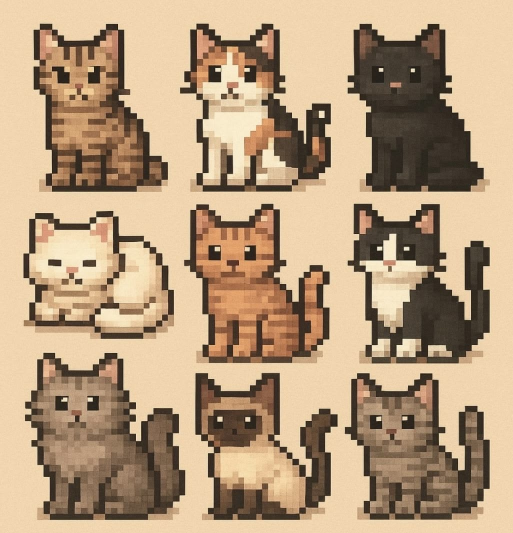
#> input picture pixel-pet/assets/reference/cats-sitting.jpg, 1025 x 1066 px, found by its file name (shown at 1/2 size); its folder holds 6 pictures in this run
$ python cut.py
#> lines starting #> are read from the running program, lines starting #| are printed output that depends on the picture; after the words box and inside, x2 and y2 are one past the last pixel; in counts of white or black regions, pixels touching at a corner belong together
### pixel-pet/tools/cutlib.py
"""Вырезание котов из референсов: прозрачный фон, без перерисовки."""
import numpy as np
from collections import deque
from PIL import Image

REF = '/home/user/The-first-/pixel-pet/assets/reference/'

def load(name):
    return np.array(Image.open(REF + name).convert('RGB')).astype(np.int16)

def is_beige(a):            # бежевый фон (и тень на нём) — светлый, тёплый
    r, g, b = a[..., 0], a[..., 1], a[..., 2]
    return (r > 185) & (g > 160) & (b > 115) & ((r - b) > 38) & ((r - b) < 110)

def is_dark_bg(a):          # шахматка: почти чёрный нейтральный
    mx = a.max(axis=-1); mn = a.min(axis=-1)
    return (mx < 40) & ((mx - mn) < 9)

def flood_bg(img, bgfun):
    """фон = пиксели bgfun, достижимые от границ кадра"""
    m = bgfun(img); H, W = m.shape; bg = np.zeros((H, W), bool); q = deque()
    for x in range(W):
        for y in (0, H - 1):
            if m[y, x] and not bg[y, x]: bg[y, x] = True; q.append((y, x))
    for y in range(H):
        for x in (0, W - 1):
            if m[y, x] and not bg[y, x]: bg[y, x] = True; q.append((y, x))
    while q:
        y, x = q.popleft()
        for dy, dx in ((1, 0), (-1, 0), (0, 1), (0, -1)):
            yy, xx = y + dy, x + dx
            if 0 <= yy < H and 0 <= xx < W and m[yy, xx] and not bg[yy, xx]:
                bg[yy, xx] = True; q.append((yy, xx))
    return bg

def components(mask, min_area=200):
    H, W = mask.shape; seen = np.zeros_like(mask); out = []
    for y in range(H):
        for x in range(W):
            if mask[y, x] and not seen[y, x]:
                q = deque([(y, x)]); seen[y, x] = True; pts = []
                while q:
                    cy, cx = q.popleft(); pts.append((cy, cx))
                    for dy in (-1, 0, 1):
                        for dx in (-1, 0, 1):
                            yy, xx = cy + dy, cx + dx
                            if 0 <= yy < H and 0 <= xx < W and mask[yy, xx] and not seen[yy, xx]:
                                seen[yy, xx] = True; q.append((yy, xx))
                if len(pts) >= min_area:
                    ys = [p[0] for p in pts]; xs = [p[1] for p in pts]
                    out.append((min(xs), min(ys), max(xs), max(ys), len(pts)))
    return out

### pixel-pet/tools/cut.py
"""Нарезка котов из assets/reference/ в assets/sprites/cats/<окрас>/<поза>.png
Фон прозрачный, тень на полу убрана, кадры одного размера. Ничего не перерисовывается:
каждый пиксель берётся из референса (с уменьшением до размера «пиксель-арт»)."""
import sys, json, os
sys.path.insert(0, os.path.dirname(__file__))
import numpy as np
from PIL import Image
from cutlib import *

OUT = '/home/user/The-first-/pixel-pet/assets/sprites/cats/'
SIT, SLP, HNG, CRY = 'cats-sitting.jpg', 'cats-sleeping.jpg', 'cats-hungry-sick-angry.jpg', 'cats-crying.jpg'
# source-px на 1 px спрайта: у каждого листа свой масштаб, чтобы коты были одного размера
K = {SIT: 6.0, SLP: 3.45, HNG: 3.45, CRY: 3.05}
FN = {SIT: is_beige, CRY: is_beige, SLP: is_dark_bg, HNG: is_dark_bg}
# окрас -> поза -> (лист, область x0,y0,x1,y1). Области не пересекаются с соседними котами и подписями.
FRAMES = {
 'orange': {'sit':    (SIT, (366, 405, 662, 728)),
            'sleep':  (SLP, (8, 268, 190, 460)),
            'hungry': (HNG, (0, 282, 182, 462)),
            'angry':  (HNG, (362, 282, 505, 464))},
 'calico': {'sit':    (SIT, (358, 45, 664, 386)),
            'sleep':  (SLP, (8, 20, 190, 212)),
            'hungry': (HNG, (0, 34, 182, 214)),
            'angry':  (HNG, (355, 30, 500, 214))},
 'gray':   {'sit':    (SIT, (686, 742, 982, 1042)),
            'sleep':  (CRY, (284, 340, 408, 506)),
            'sad':    (CRY, (154, 348, 284, 506)),
            'sad2':   (CRY, (15, 310, 170, 508), (90, 430))},
 'tuxedo': {'sit':    (SIT, (690, 403, 984, 730)),
            'sleep':  (CRY, (282, 86, 410, 252)),
            'sad':    (CRY, (154, 95, 284, 252)),
            'sad2':   (CRY, (15, 60, 170, 252), (90, 150))},
}
MIN_AREA = {('gray', 'sad'): 900, ('tuxedo', 'sad'): 900, ('tuxedo', 'sleep'): 400, ('gray', 'sit'): 600}      # убрать обрывок хвоста соседнего кота
_cache = {}
def source(name):
    if name not in _cache:
        img = load(name); _cache[name] = (img, flood_bg(img, FN[name]))
    return _cache[name]

def cut_shadow(img, fg, x0, y0, x1, y1):
    """убираем пятно тени под лапами: всё ниже нижней тёмной линии контура"""
    sub = img[y0:y1, x0:x1]; m = fg[y0:y1, x0:x1].copy(); H, W = m.shape
    mx = sub.max(axis=-1)
    ink = (mx < 100) & (mx >= 38) & ((sub[..., 0] - sub[..., 2]) >= 12) & m   # тёмно-коричневый контур (без чёрной каймы тени)
    low = np.full(W, -1)
    for x in range(W):
        ys = np.where(ink[:, x])[0]
        if len(ys): low[x] = ys.max()
    have = low[low >= 0]
    if len(have) == 0: return m
    yb = int(np.percentile(have, 85))                    # линия пола под лапами
    for x in range(W):
        cut = low[x] + 2 if low[x] >= 0 and low[x] >= yb - 25 else yb + 2
        # у столбцов без контура внизу ничего ниже линии пола
        if low[x] < 0 or low[x] < yb - 25: m[cut:, x] = False
        else: m[low[x] + 2:, x] = False
    return m

def cut_shadow_dark(img, m, x0, y0, x1, y1):
    """на тёмных листах тень — серо-бежевое пятно с тёмной каймой под лапами: срезаем от её верха вниз"""
    sub = img[y0:y1, x0:x1].astype(int); out = m.copy(); H, W = m.shape
    L = 0.3 * sub[..., 0] + 0.59 * sub[..., 1] + 0.11 * sub[..., 2]
    rb = sub[..., 0] - sub[..., 2]
    tan = (L > 115) & (L < 182) & (rb > 22) & (rb < 64) & m
    ys_all = np.where(m.any(axis=1))[0]; bottom_zone = ys_all.max() - int(0.16 * (ys_all.max() - ys_all.min()))
    for x in range(W):
        rows = [y for y in np.where(tan[:, x])[0] if y >= bottom_zone]
        if not rows: continue
        run_end = rows[-1]; start = run_end
        for y in reversed(rows[:-1]):
            if start - y <= 2: start = y
            else: break
        if run_end - start >= 4: out[start:, x] = False
    return out

def keep_big(m, min_area):
    comps = components(m, min_area)
    out = np.zeros_like(m)
    for (xa, ya, xb, yb, a) in comps:
        pass
    # перекрашиваем: оставляем только крупные связные куски
    from collections import deque
    H, W = m.shape; seen = np.zeros_like(m)
    for y in range(H):
        for x in range(W):
            if m[y, x] and not seen[y, x]:
                q = deque([(y, x)]); seen[y, x] = True; pts = []
                while q:
                    cy, cx = q.popleft(); pts.append((cy, cx))
                    for dy in (-1, 0, 1):
                        for dx in (-1, 0, 1):
                            yy, xx = cy + dy, cx + dx
                            if 0 <= yy < H and 0 <= xx < W and m[yy, xx] and not seen[yy, xx]:
                                seen[yy, xx] = True; q.append((yy, xx))
                if len(pts) >= min_area:
                    for p in pts: out[p] = True
    return out

def only_with(m, sx, sy):
    """оставить только связную часть, в которой лежит точка (sx, sy)"""
    from collections import deque
    H, W = m.shape; out = np.zeros_like(m)
    if not m[sy, sx]:                                    # ближайший пиксель кота
        ys, xs = np.where(m); i = np.argmin((ys - sy) ** 2 + (xs - sx) ** 2); sy, sx = ys[i], xs[i]
    q = deque([(sy, sx)]); out[sy, sx] = True
    while q:
        y, x = q.popleft()
        for dy in (-1, 0, 1):
            for dx in (-1, 0, 1):
                yy, xx = y + dy, x + dx
                if 0 <= yy < H and 0 <= xx < W and m[yy, xx] and not out[yy, xx]: out[yy, xx] = True; q.append((yy, xx))
    return out

def downsample(rgb, mask, k):
    """уменьшение в k раз: цвет — среднее по пикселям кота, прозрачность — по покрытию ≥ 50 %"""
    H, W = mask.shape; nw, nh = max(1, round(W / k)), max(1, round(H / k))
    m = mask.astype(np.float32)
    chans = []
    for c in range(3):
        a = Image.fromarray((rgb[..., c] * m).astype(np.float32), mode='F').resize((nw, nh), Image.BOX)
        chans.append(np.array(a))
    cov = np.array(Image.fromarray(m, mode='F').resize((nw, nh), Image.BOX))
    out = np.zeros((nh, nw, 4), np.uint8)
    ok = cov >= 0.5
    for c in range(3):
        out[..., c] = np.where(ok, np.clip(chans[c] / np.maximum(cov, 1e-6), 0, 255), 0).astype(np.uint8)
    out[..., 3] = np.where(ok, 255, 0).astype(np.uint8)
    return out

def tight(a):
    # убираем одиночные «потерянные» пиксели
    al = a[..., 3] > 0; p = np.pad(al, 1); nb = sum(np.roll(np.roll(p, dy, 0), dx, 1) for dy in (-1, 0, 1) for dx in (-1, 0, 1) if (dy, dx) != (0, 0))[1:-1, 1:-1]
    a = a.copy(); a[al & (nb < 2)] = 0
    ys, xs = np.where(a[..., 3] > 0)
    return a[ys.min():ys.max() + 1, xs.min():xs.max() + 1]

def main():
    sprites = {}
    for col, poses in FRAMES.items():
        for pose, spec in poses.items():
            src, (x0, y0, x1, y1) = spec[0], spec[1]; seed = spec[2] if len(spec) > 2 else None
            img, bg = source(src)
#> in is_beige, `return (r > 185) & (g > 160) & (b > 115) & ((r - b) > 38) & ((r - b) <..`:
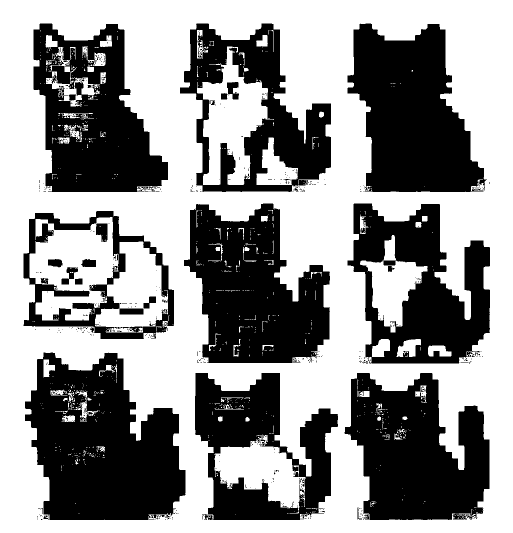
#> returned value: shape (1066, 1025) bool (shown at 1/2 size); 56.7% white; 587 black regions (548 under 20 px), largest, box (x1, y1, x2, y2) and area: (50, 705, 371, 1040) 74755, (695, 47, 974, 384) 62265, (368, 407, 660, 726) 62096
#> after the loop in flood_bg, `for x in range(W):`: bg: shape (1066, 1025) bool; 0.19% white in thin lines or dots
#> after the loop in flood_bg, `for y in range(H):`:
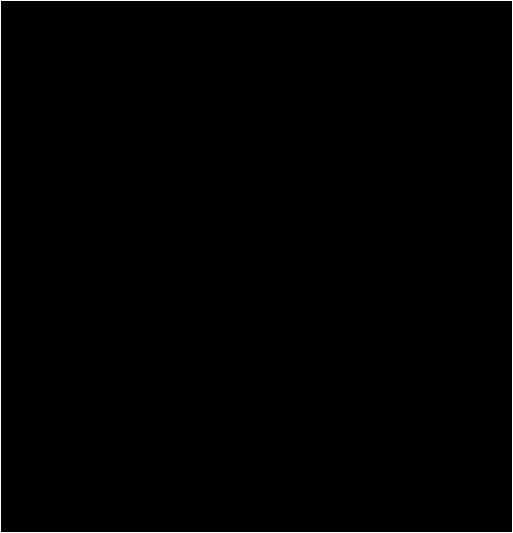
#> bg: shape (1066, 1025) bool (shown at 1/2 size); 0.38% white in thin lines or dots
#> after the loop in flood_bg, `while q:`: bg: shape (1066, 1025) bool; 47.2% white; 1 white region, box (x1, y1, x2, y2) and area: (0, 0, 1025, 1066) 516004
            fg = ~bg
            m = cut_shadow(img, fg, x0, y0, x1, y1)
#> in cut_shadow, `m = fg[y0:y1, x0:x1].copy()`: m: shape (323, 296) bool; 67% white; 1 black region, box (x1, y1, x2, y2) and area: (0, 0, 296, 323) 31527
#> in cut_shadow, `mx = sub.max(axis=-1)`:
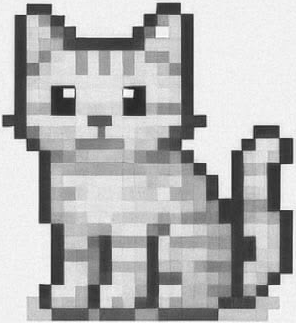
#> mx: shape (323, 296) int16; min 22, max 255, mean 181
#> in cut_shadow, `ink = (mx < 100) & (mx >= 38) & ((sub[..., 0] - sub[..., 2]) >= 12) & m`:
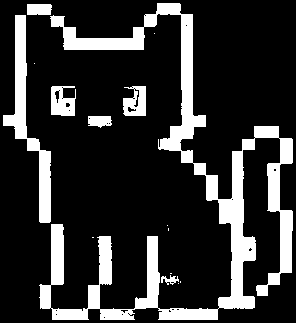
#> ink: shape (323, 296) bool; 19% white; 15 white regions (8 under 20 px), largest, box (x1, y1, x2, y2) and area: (39, 3, 293, 320) 13985, (3, 15, 51, 223) 2547, (51, 86, 76, 116) 550
#> after the loop in cut_shadow, `for x in range(W):`: low = 296 values, max 319 at index 52, min -1 at index 0, mean 282.4
#> in cut_shadow, `have = low[low >= 0]`: have = 290 values, max 319 at index 49, min 125 at index 0, mean 288.3
#> in cut_shadow, `yb = int(np.percentile(have, 85))`: yb = 319
#> the loop in cut_shadow, `for x in range(W):` made 296 passes
#> cut on passes 1 to 3: 321, 321, 321
#> after the loop in cut_shadow, `for x in range(W):`:
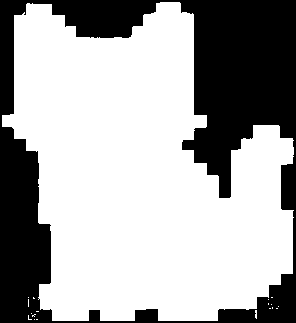
#> m: shape (323, 296) bool; 66.4% white; 1 black region, box (x1, y1, x2, y2) and area: (0, 0, 296, 323) 32135
            if src in (SLP, HNG): m = cut_shadow_dark(img, m, x0, y0, x1, y1)
            m = keep_big(m, MIN_AREA.get((col, pose), 60))
#> in keep_big, `comps = components(m, min_area)`: comps = [(2, 2, 293, 320, 63411)]
#> the loop in keep_big, `for (xa, ya, xb, yb, a) in comps:` made 1 pass
#> after the loop in keep_big, `for y in range(H):`: out: shape (323, 296) bool; 66.3% white; 1 black region, box (x1, y1, x2, y2) and area: (0, 0, 296, 323) 32197
            if seed: m = only_with(m, seed[0] - x0, seed[1] - y0)
            ys, xs = np.where(m)
            cy0, cy1, cx0, cx1 = ys.min(), ys.max() + 1, xs.min(), xs.max() + 1
#> cy0 = 2; cy1 = 321; cx0 = 2; cx1 = 294
            rgb = img[y0:y1, x0:x1][cy0:cy1, cx0:cx1].astype(np.float32)
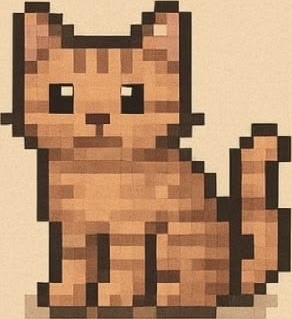
#> rgb: shape (319, 292, 3) float32; mean R, G, B 179.5, 139.3, 105.5
            sprites[(col, pose)] = tight(downsample(rgb, m[cy0:cy1, cx0:cx1], K[src]))
#> in downsample, `m = mask.astype(np.float32)`: m: shape (319, 292) float32; values 0 (black) and 1 (white), 68.1% white; 10 black regions (3 under 20 px), largest, box (x1, y1, x2, y2) and area: (178, 0, 292, 196) 14955, (0, 125, 50, 319) 7548, (0, 0, 158, 113) 4388
#> after the loop in downsample, `for c in range(3):`: chans = 3 items
#> in downsample, `out = np.zeros((nh, nw, 4), np.uint8)`: out: shape (53, 49, 4); every value is 0
#> in downsample, `ok = cov >= 0.5`: ok: shape (53, 49) bool; 68.2% white; 8 black regions (3 under 20 px), largest, box (x1, y1, x2, y2) and area: (30, 0, 49, 32) 423, (0, 21, 8, 53) 204, (8, 0, 26, 6) 82, (36, 45, 49, 53) 50, (0, 0, 4, 19) 42
#> in tight, `p = np.pad(al, 1)`: p: shape (55, 51) bool; 63.1% white; 1 black region, box (x1, y1, x2, y2) and area: (0, 0, 51, 55) 1034
#> in tight, `nb = sum((np.roll(np.roll(p, dy, 0), dx, 1) for dy in (-1, 0, 1) for d`:
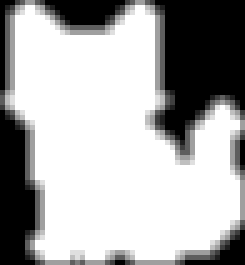
#> nb: shape (53, 49) int64 (shown 5 times larger); min 0, max 8, mean 5.4; drawn with min black and max white
#> in tight, `ys, xs = np.where(a[..., 3] > 0)`: ys = 1771 values from 0 to 52; xs = 1771 values, max 48 at index 655, min 0 at index 480, mean 22.91
            print(col, pose, sprites[(col, pose)].shape[1], 'x', sprites[(col, pose)].shape[0])
#| orange sit 49 x 53
    FW = max(s.shape[1] for s in sprites.values()) + 4
#> FW = 55
    FH = max(s.shape[0] for s in sprites.values()) + 4
#> FH = 66
    FW += FW % 2; FH += FH % 2
#> after `FW += FW % 2`: FW = 56
    meta = {'frame_w': FW, 'frame_h': FH, 'poses': ['sit', 'sleep', 'hungry', 'sad', 'sad2', 'angry'], 'colorways': {}}
    os.makedirs(OUT, exist_ok=True)
    for col, poses in FRAMES.items():
        d = OUT + col + '/'; os.makedirs(d, exist_ok=True)
        sheet = Image.new('RGBA', (FW * len(meta['poses']), FH), (0, 0, 0, 0))
        meta['colorways'][col] = {}
        for i, pose in enumerate(meta['poses']):
            if pose not in poses:
                meta['colorways'][col][pose] = None; continue
            s = sprites[(col, pose)]; h, w = s.shape[:2]
            ox, oy = (FW - w) // 2, FH - 2 - h               # лапы на одной линии, по центру
            frame = Image.new('RGBA', (FW, FH), (0, 0, 0, 0))
            frame.paste(Image.fromarray(s, 'RGBA'), (ox, oy))
            frame.save(d + pose + '.png'); sheet.paste(frame, (i * FW, 0))
            meta['colorways'][col][pose] = {'file': col + '/' + pose + '.png', 'x': i * FW, 'w': w, 'h': h}
        sheet.save(d + 'sheet.png')
#> after the loop, meta = 4 items
    json.dump(meta, open(OUT + 'manifest.json', 'w'), ensure_ascii=False, indent=1)
    print('frame', FW, 'x', FH)
#| frame 56 x 66
main()
